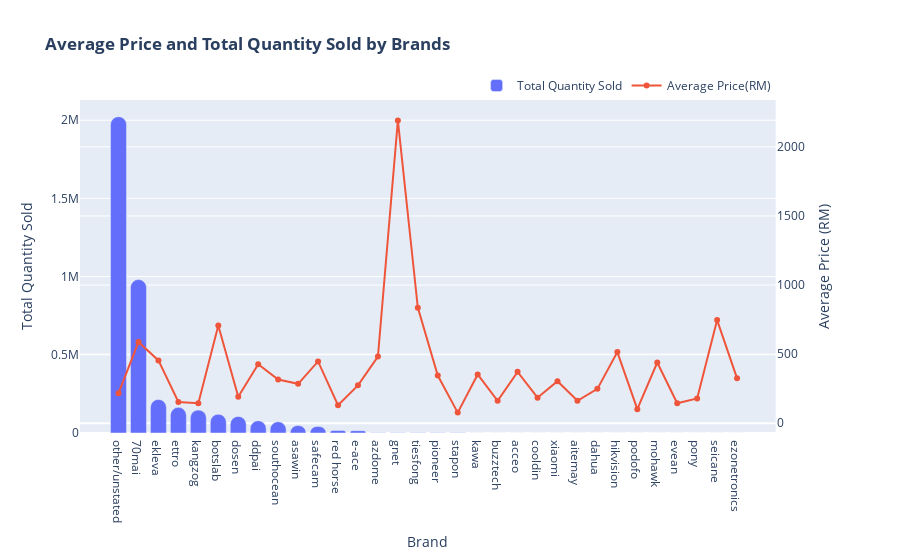

Here is the notebook cell this chart was saved with:
### Code cell
df_800_group_by_brand.sort_values('total_quantity_sold', ascending=False, inplace=True)

fig7 = make_subplots(specs=[[{"secondary_y": True}]])

fig7.add_trace(go.Bar(x=df_800_group_by_brand['brand'],
                      y=df_800_group_by_brand['total_quantity_sold'],
                      name='Total Quantity Sold',
                      marker=dict(cornerradius=12)),
                      secondary_y=False)

fig7.add_trace(go.Scatter(x=df_800_group_by_brand['brand'],
                      y=df_800_group_by_brand['average_price_RM'],
                      mode='lines+markers',
                      name='Average Price(RM)'),
                      secondary_y=True)

fig7.update_layout(
    title_text="<b>Average Price and Total Quantity Sold by Brands</b>",
    legend=dict(orientation="h",
                      yanchor="bottom",
                      y=1,
                      xanchor="right",
                      x=0.94))

fig7.update_xaxes(title_text='Brand')
fig7.update_yaxes(title_text='Total Quantity Sold', secondary_y=False)
fig7.update_yaxes(title_text='Average Price (RM)', secondary_y=True)

fig7.show()

### Figure 1 — Plotly figure (JSON) as saved in the notebook; plotly's stock layout.template omitted (floating-point values rounded to 4 significant figures)
{"data": [{"marker": {"cornerradius": 12}, "name": "Total Quantity Sold", "type": "bar", "x": ["other/unstated", "70mai", "ekleva", "ettro", "kangzog", "botslab", "dosen", "ddpai", "southocean", "asawin", "safecam", "red horse", "e-ace", "azdome", "gnet", "tiesfong", "pioneer", "stapon", "kawa", "buzztech", "acceo", "cooldin", "xiaomi", "aitemay", "dahua", "hikvision", "podofo", "mohawk", "evean", "pony", "seicane", "ezonetronics"], "xaxis": "x", "y": [2022689, 981090, 214374, 164113, 147032, 120150, 106170, 78425, 72198, 47407, 41479, 16529, 15009, 2280, 1010, 953, 923, 882, 552, 155, 148, 132, 127, 106, 93, 74, 44, 34, 32, 30, 26, 24], "yaxis": "y"}, {"mode": "lines+markers", "name": "Average Price(RM)", "type": "scatter", "x": ["other/unstated", "70mai", "ekleva", "ettro", "kangzog", "botslab", "dosen", "ddpai", "southocean", "asawin", "safecam", "red horse", "e-ace", "azdome", "gnet", "tiesfong", "pioneer", "stapon", "kawa", "buzztech", "acceo", "cooldin", "xiaomi", "aitemay", "dahua", "hikvision", "podofo", "mohawk", "evean", "pony", "seicane", "ezonetronics"], "xaxis": "x", "y": [217.9, 587.5, 454.6, 154.2, 145.3, 706.8, 191.7, 427.7, 316.1, 285.3, 447.2, 130.5, 274.3, 482.3, 2191.0, 836.4, 345.0, 77.05, 353.2, 162.6, 372.0, 184.9, 304.4, 162.4, 248.8, 515.1, 102.0, 439.6, 144.5, 179.2, 746.7, 324.8], "yaxis": "y2"}], "layout": {"legend": {"orientation": "h", "x": 0.94, "xanchor": "right", "y": 1, "yanchor": "bottom"}, "title": {"text": "<b>Average Price and Total Quantity Sold by Brands</b>"}, "xaxis": {"anchor": "y", "domain": [0, 0.94], "title": {"text": "Brand"}}, "yaxis": {"anchor": "x", "domain": [0, 1], "title": {"text": "Total Quantity Sold"}}, "yaxis2": {"anchor": "x", "overlaying": "y", "side": "right", "title": {"text": "Average Price (RM)"}}}}
